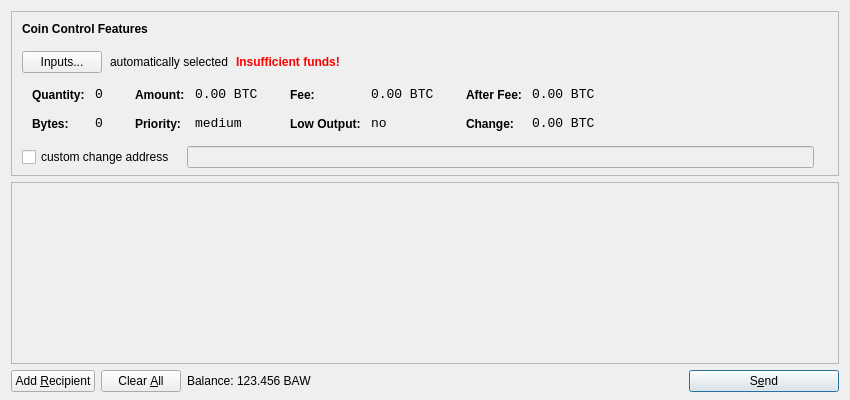
<?xml version="1.0" encoding="UTF-8"?>
<ui version="4.0">
 <class>SendCoinsDialog</class>
 <widget class="QDialog" name="SendCoinsDialog">
  <property name="geometry">
   <rect>
    <x>0</x>
    <y>0</y>
    <width>850</width>
    <height>400</height>
   </rect>
  </property>
  <property name="windowTitle">
   <string>Send Coins</string>
  </property>
  <layout class="QVBoxLayout" name="verticalLayout" stretch="0,1,0">
   <property name="bottomMargin">
    <number>8</number>
   </property>
   <item>
    <widget class="QFrame" name="frameCoinControl">
     <property name="sizePolicy">
      <sizepolicy hsizetype="Expanding" vsizetype="Expanding">
       <horstretch>0</horstretch>
       <verstretch>0</verstretch>
      </sizepolicy>
     </property>
     <property name="maximumSize">
      <size>
       <width>16777215</width>
       <height>16777215</height>
      </size>
     </property>
     <property name="frameShape">
      <enum>QFrame::StyledPanel</enum>
     </property>
     <property name="frameShadow">
      <enum>QFrame::Sunken</enum>
     </property>
     <layout class="QVBoxLayout" name="verticalLayoutCoinControl2">
      <property name="spacing">
       <number>-1</number>
      </property>
      <property name="leftMargin">
       <number>0</number>
      </property>
      <property name="topMargin">
       <number>0</number>
      </property>
      <property name="rightMargin">
       <number>0</number>
      </property>
      <property name="bottomMargin">
       <number>6</number>
      </property>
      <item>
       <layout class="QVBoxLayout" name="verticalLayoutCoinControl" stretch="0,0,0,0,1">
        <property name="spacing">
         <number>0</number>
        </property>
        <property name="leftMargin">
         <number>10</number>
        </property>
        <property name="topMargin">
         <number>10</number>
        </property>
        <item>
         <layout class="QHBoxLayout" name="horizontalLayoutCoinControl1">
          <property name="bottomMargin">
           <number>15</number>
          </property>
          <item>
           <widget class="QLabel" name="labelCoinControlFeatures">
            <property name="sizePolicy">
             <sizepolicy hsizetype="Preferred" vsizetype="Maximum">
              <horstretch>0</horstretch>
              <verstretch>0</verstretch>
             </sizepolicy>
            </property>
            <property name="font">
             <font>
              <weight>75</weight>
              <bold>true</bold>
             </font>
            </property>
            <property name="styleSheet">
             <string notr="true">font-weight:bold;</string>
            </property>
            <property name="text">
             <string>Coin Control Features</string>
            </property>
           </widget>
          </item>
         </layout>
        </item>
        <item>
         <layout class="QHBoxLayout" name="horizontalLayoutCoinControl2" stretch="0,0,0,0">
          <property name="spacing">
           <number>8</number>
          </property>
          <property name="bottomMargin">
           <number>10</number>
          </property>
          <item>
           <widget class="QPushButton" name="pushButtonCoinControl">
            <property name="styleSheet">
             <string notr="true"/>
            </property>
            <property name="text">
             <string>Inputs...</string>
            </property>
           </widget>
          </item>
          <item>
           <widget class="QLabel" name="labelCoinControlAutomaticallySelected">
            <property name="text">
             <string>automatically selected</string>
            </property>
            <property name="margin">
             <number>5</number>
            </property>
           </widget>
          </item>
          <item>
           <widget class="QLabel" name="labelCoinControlInsuffFunds">
            <property name="font">
             <font>
              <weight>75</weight>
              <bold>true</bold>
             </font>
            </property>
            <property name="styleSheet">
             <string notr="true">color:red;font-weight:bold;</string>
            </property>
            <property name="text">
             <string>Insufficient funds!</string>
            </property>
            <property name="margin">
             <number>5</number>
            </property>
           </widget>
          </item>
          <item>
           <spacer name="horizontalSpacerCoinControl">
            <property name="orientation">
             <enum>Qt::Horizontal</enum>
            </property>
            <property name="sizeHint" stdset="0">
             <size>
              <width>40</width>
              <height>1</height>
             </size>
            </property>
           </spacer>
          </item>
         </layout>
        </item>
        <item>
         <widget class="QWidget" name="widgetCoinControl" native="true">
          <property name="sizePolicy">
           <sizepolicy hsizetype="Preferred" vsizetype="Preferred">
            <horstretch>0</horstretch>
            <verstretch>0</verstretch>
           </sizepolicy>
          </property>
          <property name="minimumSize">
           <size>
            <width>0</width>
            <height>0</height>
           </size>
          </property>
          <property name="styleSheet">
           <string notr="true"/>
          </property>
          <layout class="QHBoxLayout" name="horizontalLayoutCoinControl5">
           <property name="margin">
            <number>0</number>
           </property>
           <item>
            <layout class="QHBoxLayout" name="horizontalLayoutCoinControl3" stretch="0,0,0,1">
             <property name="spacing">
              <number>20</number>
             </property>
             <property name="topMargin">
              <number>0</number>
             </property>
             <property name="bottomMargin">
              <number>10</number>
             </property>
             <item>
              <layout class="QFormLayout" name="formLayoutCoinControl1">
               <property name="horizontalSpacing">
                <number>10</number>
               </property>
               <property name="verticalSpacing">
                <number>14</number>
               </property>
               <property name="leftMargin">
                <number>10</number>
               </property>
               <property name="topMargin">
                <number>4</number>
               </property>
               <property name="rightMargin">
                <number>6</number>
               </property>
               <item row="0" column="0">
                <widget class="QLabel" name="labelCoinControlQuantityText">
                 <property name="styleSheet">
                  <string notr="true">font-weight:bold;</string>
                 </property>
                 <property name="text">
                  <string>Quantity:</string>
                 </property>
                 <property name="margin">
                  <number>0</number>
                 </property>
                </widget>
               </item>
               <item row="0" column="1">
                <widget class="QLabel" name="labelCoinControlQuantity">
                 <property name="font">
                  <font>
                   <family>Monospace</family>
                   <pointsize>10</pointsize>
                  </font>
                 </property>
                 <property name="cursor">
                  <cursorShape>IBeamCursor</cursorShape>
                 </property>
                 <property name="contextMenuPolicy">
                  <enum>Qt::ActionsContextMenu</enum>
                 </property>
                 <property name="text">
                  <string notr="true">0</string>
                 </property>
                 <property name="margin">
                  <number>0</number>
                 </property>
                 <property name="textInteractionFlags">
                  <set>Qt::LinksAccessibleByMouse|Qt::TextSelectableByKeyboard|Qt::TextSelectableByMouse</set>
                 </property>
                </widget>
               </item>
               <item row="1" column="0">
                <widget class="QLabel" name="labelCoinControlBytesText">
                 <property name="styleSheet">
                  <string notr="true">font-weight:bold;</string>
                 </property>
                 <property name="text">
                  <string>Bytes:</string>
                 </property>
                </widget>
               </item>
               <item row="1" column="1">
                <widget class="QLabel" name="labelCoinControlBytes">
                 <property name="font">
                  <font>
                   <family>Monospace</family>
                   <pointsize>10</pointsize>
                  </font>
                 </property>
                 <property name="cursor">
                  <cursorShape>IBeamCursor</cursorShape>
                 </property>
                 <property name="contextMenuPolicy">
                  <enum>Qt::ActionsContextMenu</enum>
                 </property>
                 <property name="text">
                  <string notr="true">0</string>
                 </property>
                 <property name="textInteractionFlags">
                  <set>Qt::LinksAccessibleByMouse|Qt::TextSelectableByKeyboard|Qt::TextSelectableByMouse</set>
                 </property>
                </widget>
               </item>
              </layout>
             </item>
             <item>
              <layout class="QFormLayout" name="formLayoutCoinControl2">
               <property name="horizontalSpacing">
                <number>10</number>
               </property>
               <property name="verticalSpacing">
                <number>14</number>
               </property>
               <property name="leftMargin">
                <number>6</number>
               </property>
               <property name="topMargin">
                <number>4</number>
               </property>
               <property name="rightMargin">
                <number>6</number>
               </property>
               <item row="0" column="0">
                <widget class="QLabel" name="labelCoinControlAmountText">
                 <property name="styleSheet">
                  <string notr="true">font-weight:bold;</string>
                 </property>
                 <property name="text">
                  <string>Amount:</string>
                 </property>
                 <property name="margin">
                  <number>0</number>
                 </property>
                </widget>
               </item>
               <item row="0" column="1">
                <widget class="QLabel" name="labelCoinControlAmount">
                 <property name="font">
                  <font>
                   <family>Monospace</family>
                   <pointsize>10</pointsize>
                  </font>
                 </property>
                 <property name="cursor">
                  <cursorShape>IBeamCursor</cursorShape>
                 </property>
                 <property name="contextMenuPolicy">
                  <enum>Qt::ActionsContextMenu</enum>
                 </property>
                 <property name="text">
                  <string notr="true">0.00 BTC</string>
                 </property>
                 <property name="textInteractionFlags">
                  <set>Qt::LinksAccessibleByMouse|Qt::TextSelectableByKeyboard|Qt::TextSelectableByMouse</set>
                 </property>
                </widget>
               </item>
               <item row="1" column="0">
                <widget class="QLabel" name="labelCoinControlPriorityText">
                 <property name="styleSheet">
                  <string notr="true">font-weight:bold;</string>
                 </property>
                 <property name="text">
                  <string>Priority:</string>
                 </property>
                </widget>
               </item>
               <item row="1" column="1">
                <widget class="QLabel" name="labelCoinControlPriority">
                 <property name="font">
                  <font>
                   <family>Monospace</family>
                   <pointsize>10</pointsize>
                  </font>
                 </property>
                 <property name="cursor">
                  <cursorShape>IBeamCursor</cursorShape>
                 </property>
                 <property name="contextMenuPolicy">
                  <enum>Qt::ActionsContextMenu</enum>
                 </property>
                 <property name="text">
                  <string>medium</string>
                 </property>
                 <property name="textInteractionFlags">
                  <set>Qt::LinksAccessibleByMouse|Qt::TextSelectableByKeyboard|Qt::TextSelectableByMouse</set>
                 </property>
                </widget>
               </item>
              </layout>
             </item>
             <item>
              <layout class="QFormLayout" name="formLayoutCoinControl3">
               <property name="horizontalSpacing">
                <number>10</number>
               </property>
               <property name="verticalSpacing">
                <number>14</number>
               </property>
               <property name="leftMargin">
                <number>6</number>
               </property>
               <property name="topMargin">
                <number>4</number>
               </property>
               <property name="rightMargin">
                <number>6</number>
               </property>
               <item row="0" column="0">
                <widget class="QLabel" name="labelCoinControlFeeText">
                 <property name="styleSheet">
                  <string notr="true">font-weight:bold;</string>
                 </property>
                 <property name="text">
                  <string>Fee:</string>
                 </property>
                 <property name="margin">
                  <number>0</number>
                 </property>
                </widget>
               </item>
               <item row="0" column="1">
                <widget class="QLabel" name="labelCoinControlFee">
                 <property name="font">
                  <font>
                   <family>Monospace</family>
                   <pointsize>10</pointsize>
                  </font>
                 </property>
                 <property name="cursor">
                  <cursorShape>IBeamCursor</cursorShape>
                 </property>
                 <property name="contextMenuPolicy">
                  <enum>Qt::ActionsContextMenu</enum>
                 </property>
                 <property name="text">
                  <string notr="true">0.00 BTC</string>
                 </property>
                 <property name="textInteractionFlags">
                  <set>Qt::LinksAccessibleByMouse|Qt::TextSelectableByKeyboard|Qt::TextSelectableByMouse</set>
                 </property>
                </widget>
               </item>
               <item row="1" column="0">
                <widget class="QLabel" name="labelCoinControlLowOutputText">
                 <property name="styleSheet">
                  <string notr="true">font-weight:bold;</string>
                 </property>
                 <property name="text">
                  <string>Low Output:</string>
                 </property>
                </widget>
               </item>
               <item row="1" column="1">
                <widget class="QLabel" name="labelCoinControlLowOutput">
                 <property name="font">
                  <font>
                   <family>Monospace</family>
                   <pointsize>10</pointsize>
                  </font>
                 </property>
                 <property name="cursor">
                  <cursorShape>IBeamCursor</cursorShape>
                 </property>
                 <property name="contextMenuPolicy">
                  <enum>Qt::ActionsContextMenu</enum>
                 </property>
                 <property name="text">
                  <string>no</string>
                 </property>
                 <property name="textInteractionFlags">
                  <set>Qt::LinksAccessibleByMouse|Qt::TextSelectableByKeyboard|Qt::TextSelectableByMouse</set>
                 </property>
                </widget>
               </item>
              </layout>
             </item>
             <item>
              <layout class="QFormLayout" name="formLayoutCoinControl4">
               <property name="horizontalSpacing">
                <number>10</number>
               </property>
               <property name="verticalSpacing">
                <number>14</number>
               </property>
               <property name="leftMargin">
                <number>6</number>
               </property>
               <property name="topMargin">
                <number>4</number>
               </property>
               <property name="rightMargin">
                <number>6</number>
               </property>
               <item row="0" column="0">
                <widget class="QLabel" name="labelCoinControlAfterFeeText">
                 <property name="styleSheet">
                  <string notr="true">font-weight:bold;</string>
                 </property>
                 <property name="text">
                  <string>After Fee:</string>
                 </property>
                 <property name="margin">
                  <number>0</number>
                 </property>
                </widget>
               </item>
               <item row="0" column="1">
                <widget class="QLabel" name="labelCoinControlAfterFee">
                 <property name="font">
                  <font>
                   <family>Monospace</family>
                   <pointsize>10</pointsize>
                  </font>
                 </property>
                 <property name="cursor">
                  <cursorShape>IBeamCursor</cursorShape>
                 </property>
                 <property name="contextMenuPolicy">
                  <enum>Qt::ActionsContextMenu</enum>
                 </property>
                 <property name="text">
                  <string notr="true">0.00 BTC</string>
                 </property>
                 <property name="textInteractionFlags">
                  <set>Qt::LinksAccessibleByMouse|Qt::TextSelectableByKeyboard|Qt::TextSelectableByMouse</set>
                 </property>
                </widget>
               </item>
               <item row="1" column="0">
                <widget class="QLabel" name="labelCoinControlChangeText">
                 <property name="styleSheet">
                  <string notr="true">font-weight:bold;</string>
                 </property>
                 <property name="text">
                  <string>Change:</string>
                 </property>
                </widget>
               </item>
               <item row="1" column="1">
                <widget class="QLabel" name="labelCoinControlChange">
                 <property name="font">
                  <font>
                   <family>Monospace</family>
                   <pointsize>10</pointsize>
                  </font>
                 </property>
                 <property name="cursor">
                  <cursorShape>IBeamCursor</cursorShape>
                 </property>
                 <property name="contextMenuPolicy">
                  <enum>Qt::ActionsContextMenu</enum>
                 </property>
                 <property name="text">
                  <string notr="true">0.00 BTC</string>
                 </property>
                 <property name="textInteractionFlags">
                  <set>Qt::LinksAccessibleByMouse|Qt::TextSelectableByKeyboard|Qt::TextSelectableByMouse</set>
                 </property>
                </widget>
               </item>
              </layout>
             </item>
            </layout>
           </item>
          </layout>
         </widget>
        </item>
        <item>
         <layout class="QHBoxLayout" name="horizontalLayoutCoinControl4" stretch="0,0,0">
          <property name="spacing">
           <number>12</number>
          </property>
          <property name="sizeConstraint">
           <enum>QLayout::SetDefaultConstraint</enum>
          </property>
          <property name="topMargin">
           <number>5</number>
          </property>
          <property name="rightMargin">
           <number>5</number>
          </property>
          <item>
           <widget class="QCheckBox" name="checkBoxCoinControlChange">
            <property name="text">
             <string>custom change address</string>
            </property>
           </widget>
          </item>
          <item>
           <widget class="QLineEdit" name="lineEditCoinControlChange">
            <property name="enabled">
             <bool>false</bool>
            </property>
            <property name="sizePolicy">
             <sizepolicy hsizetype="Expanding" vsizetype="Fixed">
              <horstretch>0</horstretch>
              <verstretch>0</verstretch>
             </sizepolicy>
            </property>
           </widget>
          </item>
          <item>
           <widget class="QLabel" name="labelCoinControlChangeLabel">
            <property name="sizePolicy">
             <sizepolicy hsizetype="Preferred" vsizetype="Expanding">
              <horstretch>0</horstretch>
              <verstretch>0</verstretch>
             </sizepolicy>
            </property>
            <property name="minimumSize">
             <size>
              <width>0</width>
              <height>0</height>
             </size>
            </property>
            <property name="text">
             <string/>
            </property>
            <property name="margin">
             <number>3</number>
            </property>
           </widget>
          </item>
         </layout>
        </item>
        <item>
         <spacer name="verticalSpacerCoinControl">
          <property name="orientation">
           <enum>Qt::Vertical</enum>
          </property>
          <property name="sizeHint" stdset="0">
           <size>
            <width>800</width>
            <height>1</height>
           </size>
          </property>
         </spacer>
        </item>
       </layout>
      </item>
     </layout>
    </widget>
   </item>
   <item>
    <widget class="QScrollArea" name="scrollArea">
     <property name="widgetResizable">
      <bool>true</bool>
     </property>
     <widget class="QWidget" name="scrollAreaWidgetContents">
      <property name="geometry">
       <rect>
        <x>0</x>
        <y>0</y>
        <width>830</width>
        <height>165</height>
       </rect>
      </property>
      <layout class="QVBoxLayout" name="verticalLayout_2">
       <property name="margin">
        <number>0</number>
       </property>
       <item>
        <layout class="QVBoxLayout" name="entries">
         <property name="spacing">
          <number>6</number>
         </property>
        </layout>
       </item>
       <item>
        <spacer name="verticalSpacer">
         <property name="orientation">
          <enum>Qt::Vertical</enum>
         </property>
         <property name="sizeHint" stdset="0">
          <size>
           <width>20</width>
           <height>40</height>
          </size>
         </property>
        </spacer>
       </item>
      </layout>
     </widget>
    </widget>
   </item>
   <item>
    <layout class="QHBoxLayout" name="horizontalLayout">
     <item>
      <widget class="QPushButton" name="addButton">
       <property name="toolTip">
        <string>Send to multiple recipients at once</string>
       </property>
       <property name="text">
        <string>Add &amp;Recipient</string>
       </property>
       <property name="icon">
        <iconset resource="../bitcoin.qrc">
         <normaloff>:/icons/add</normaloff>:/icons/add</iconset>
       </property>
       <property name="autoDefault">
        <bool>false</bool>
       </property>
      </widget>
     </item>
     <item>
      <widget class="QPushButton" name="clearButton">
       <property name="sizePolicy">
        <sizepolicy hsizetype="Minimum" vsizetype="Fixed">
         <horstretch>0</horstretch>
         <verstretch>0</verstretch>
        </sizepolicy>
       </property>
       <property name="toolTip">
        <string>Remove all transaction fields</string>
       </property>
       <property name="text">
        <string>Clear &amp;All</string>
       </property>
       <property name="icon">
        <iconset resource="../bitcoin.qrc">
         <normaloff>:/icons/remove</normaloff>:/icons/remove</iconset>
       </property>
       <property name="autoRepeatDelay">
        <number>300</number>
       </property>
       <property name="autoDefault">
        <bool>false</bool>
       </property>
      </widget>
     </item>
     <item>
      <layout class="QHBoxLayout" name="horizontalLayout_2">
       <property name="spacing">
        <number>3</number>
       </property>
       <item>
        <widget class="QLabel" name="label">
         <property name="text">
          <string>Balance:</string>
         </property>
        </widget>
       </item>
       <item>
        <widget class="QLabel" name="labelBalance">
         <property name="cursor">
          <cursorShape>IBeamCursor</cursorShape>
         </property>
         <property name="text">
          <string>123.456 BAW</string>
         </property>
         <property name="textInteractionFlags">
          <set>Qt::LinksAccessibleByMouse|Qt::TextSelectableByKeyboard|Qt::TextSelectableByMouse</set>
         </property>
        </widget>
       </item>
      </layout>
     </item>
     <item>
      <spacer name="horizontalSpacer">
       <property name="orientation">
        <enum>Qt::Horizontal</enum>
       </property>
       <property name="sizeHint" stdset="0">
        <size>
         <width>40</width>
         <height>20</height>
        </size>
       </property>
      </spacer>
     </item>
     <item>
      <widget class="QPushButton" name="sendButton">
       <property name="minimumSize">
        <size>
         <width>150</width>
         <height>0</height>
        </size>
       </property>
       <property name="toolTip">
        <string>Confirm the send action</string>
       </property>
       <property name="text">
        <string>S&amp;end</string>
       </property>
       <property name="icon">
        <iconset resource="../bitcoin.qrc">
         <normaloff>:/icons/send</normaloff>:/icons/send</iconset>
       </property>
       <property name="default">
        <bool>true</bool>
       </property>
      </widget>
     </item>
    </layout>
   </item>
  </layout>
 </widget>
 <resources>
  <include location="../bitcoin.qrc"/>
 </resources>
 <connections/>
</ui>
